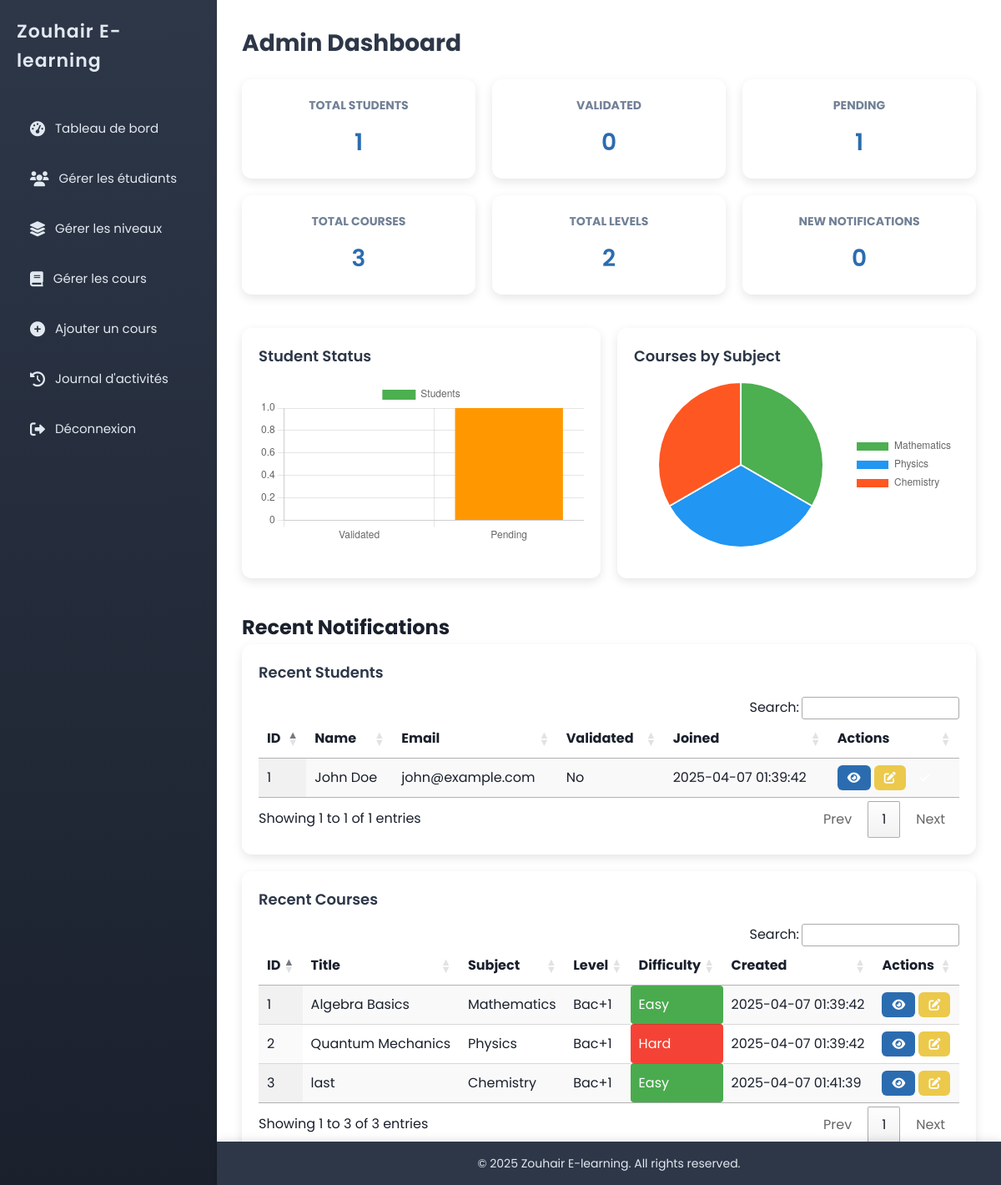
Page /admin/dashboard.php (signed in) on the committed database.
### tables this page shows
CREATE TABLE `students` (
  `id` int(11) NOT NULL,
  `username` varchar(50) NOT NULL,
  `password` varchar(50) NOT NULL,
  `full_name` varchar(100) NOT NULL,
  `email` varchar(100) NOT NULL,
  `phone` varchar(20) NOT NULL,
  `is_validated` tinyint(1) DEFAULT 0,
  `device_token` varchar(255) DEFAULT NULL,
  `created_at` timestamp NOT NULL DEFAULT current_timestamp()
);

CREATE TABLE `courses` (
  `id` int(11) NOT NULL,
  `title` varchar(100) NOT NULL,
  `subject_id` int(11) NOT NULL,
  `level_id` int(11) NOT NULL,
  `content_type` enum('pdf','video') NOT NULL,
  `content_path` varchar(255) NOT NULL,
  `image_path` varchar(255) DEFAULT NULL,
  `difficulty` enum('Easy','Medium','Hard') NOT NULL,
  `created_by` int(11) NOT NULL,
  `created_at` timestamp NOT NULL DEFAULT current_timestamp()
);

CREATE TABLE `subjects` (
  `id` int(11) NOT NULL,
  `name` varchar(50) NOT NULL,
  `level_id` int(11) DEFAULT NULL,
  `created_at` timestamp NOT NULL DEFAULT current_timestamp()
);

CREATE TABLE `levels` (
  `id` int(11) NOT NULL,
  `name` varchar(50) NOT NULL,
  `description` text DEFAULT NULL,
  `created_at` timestamp NOT NULL DEFAULT current_timestamp()
);

### admin/dashboard.php (the view, shortened to what this page needs)
<?php
require_once '../includes/config.php';
$admin_id = $_SESSION['admin_id'];
$total_students = $conn->query("SELECT COUNT(*) FROM students")->fetch_row()[0];
$validated_students = $conn->query("SELECT COUNT(*) FROM students WHERE is_validated = 1")->fetch_row()[0];
$pending_students = $total_students - $validated_students;
$total_courses = $conn->query("SELECT COUNT(*) FROM courses")->fetch_row()[0];
$total_levels = $conn->query("SELECT COUNT(*) FROM levels")->fetch_row()[0];
$notifications = $conn->query("SELECT COUNT(*) FROM notifications WHERE user_id = $admin_id AND user_role = 'admin' AND is_read = 0")->fetch_row()[0];
$recent_students = $conn->query("SELECT id, full_name, email, is_validated, created_at FROM students ORDER BY created_at DESC LIMIT 5");
$recent_courses = $conn->query("SELECT c.id, c.title, s.name AS subject, l.name AS level, c.difficulty, c.created_at FROM courses c JOIN subjects s ON c.subject_id = s.id JOIN levels l ON c.level_id = l.id ORDER BY c.created_at DESC LIMIT 5");
$subjects_data = $conn->query("SELECT s.name, COUNT(c.id) as count FROM subjects s LEFT JOIN courses c ON s.id = c.subject_id GROUP BY s.id");
$subjects_chart = [];
while ($row = $subjects_data->fetch_assoc()) {
    $subjects_chart[$row['name']] = $row['count'];
}
?>
<!DOCTYPE html>
<html lang="en">
<head>
    <link rel="stylesheet" href="../assets/css/admin.css">
    <link rel="stylesheet" href="https://cdn.datatables.net/1.11.5/css/jquery.dataTables.min.css">
</head>
<body>
    <?php include '../includes/header.php'; ?>
    <main class="dashboard">
        <h1>Admin Dashboard</h1>
        <section class="stats">
            <div class="stat-card"><h3>Total Students</h3><p><?php echo $total_students; ?></p></div>
            <div class="stat-card"><h3>Validated</h3><p><?php echo $validated_students; ?></p></div>
            <div class="stat-card"><h3>Pending</h3><p><a href="validate_student.php"><?php echo $pending_students; ?></a></p></div>
            <div class="stat-card"><h3>Total Courses</h3><p><?php echo $total_courses; ?></p></div>
            <div class="stat-card"><h3>Total Levels</h3><p><a href="manage_levels.php"><?php echo $total_levels; ?></a></p></div>
            <div class="stat-card"><h3>New Notifications</h3><p><?php echo $notifications; ?></p></div>
        </section>
        <section class="charts">
            <div class="chart-container"><h2>Student Status</h2><canvas id="studentChart"></canvas></div>
            <div class="chart-container"><h2>Courses by Subject</h2><canvas id="subjectChart"></canvas></div>
        </section>
        <section class="notifications">
            <h2>Recent Notifications</h2>
        </section>
        <section class="tables">
            <div class="table-container">
                <h2>Recent Students</h2>
                <table id="studentsTable" class="display">
                    <thead><tr><th>ID</th><th>Name</th><th>Email</th><th>Validated</th><th>Joined</th><th>Actions</th></tr></thead>
                    <tbody>
                        <?php while ($student = $recent_students->fetch_assoc()): ?>
                            <tr>
                                <td><?php echo $student['id']; ?></td>
                                <td><?php echo htmlspecialchars($student['full_name']); ?></td>
                                <td><?php echo htmlspecialchars($student['email']); ?></td>
                                <td><?php echo $student['is_validated'] ? 'Yes' : 'No'; ?></td>
                                <td><?php echo $student['created_at']; ?></td>
                                <td>
                                    <a href="view_student.php?id=<?php echo $student['id']; ?>" class="btn-action view"><i class="fas fa-eye"></i></a>
                                    <a href="edit_student.php?id=<?php echo $student['id']; ?>" class="btn-action edit"><i class="fas fa-edit"></i></a>
                                    <?php if (!$student['is_validated']): ?>
                                        <a href="validate_student.php?id=<?php echo $student['id']; ?>" class="btn-action validate"><i class="fas fa-check"></i></a>
                                    <?php endif; ?>
                                </td>
                            </tr>
                        <?php endwhile; ?>
                    </tbody>
                </table>
            </div>
            <div class="table-container">
                <h2>Recent Courses</h2>
                <table id="coursesTable" class="display">
                    <thead><tr><th>ID</th><th>Title</th><th>Subject</th><th>Level</th><th>Difficulty</th><th>Created</th><th>Actions</th></tr></thead>
                    <tbody>
                        <?php while ($course = $recent_courses->fetch_assoc()): ?>
                            <tr>
                                <td><?php echo $course['id']; ?></td>
                                <td><?php echo htmlspecialchars($course['title']); ?></td>
                                <td><?php echo htmlspecialchars($course['subject']); ?></td>
                                <td><?php echo htmlspecialchars($course['level']); ?></td>
                                <td class="difficulty-<?php echo strtolower($course['difficulty']); ?>"><?php echo $course['difficulty']; ?></td>
                                <td><?php echo $course['created_at']; ?></td>
                                <td>
                                    <a href="view_course.php?id=<?php echo $course['id']; ?>" class="btn-action view"><i class="fas fa-eye"></i></a>
                                    <a href="edit_course.php?id=<?php echo $course['id']; ?>" class="btn-action edit"><i class="fas fa-edit"></i></a>
                                </td>
                            </tr>
                        <?php endwhile; ?>
                    </tbody>
                </table>
            </div>
        </section>
    </main>
    <?php include '../includes/footer.php'; ?>
    <script>
        new Chart(document.getElementById('studentChart').getContext('2d'), {
            type: 'bar',
            data: {
                labels: ['Validated', 'Pending'],
                datasets: [{ label: 'Students', data: [<?php echo $validated_students; ?>, <?php echo $pending_students; ?>], backgroundColor: ['#4CAF50', '#FF9800'] }]
            },
            options: { scales: { y: { beginAtZero: true } }, animation: { duration: 1000, easing: 'easeInOutQuad' } }
        });
        new Chart(document.getElementById('subjectChart').getContext('2d'), {
            type: 'pie',
            data: {
                labels: [<?php echo "'" . implode("','", array_keys($subjects_chart)) . "'"; ?>],
                datasets: [{ data: [<?php echo implode(',', array_values($subjects_chart)); ?>], backgroundColor: ['#4CAF50', '#2196F3', '#FF5722'] }]
            },
            options: { plugins: { legend: { position: 'right' } }, animation: { animateRotate: true, duration: 1500 } }
        });
        $(document).ready(function() {
            $('#studentsTable, #coursesTable').DataTable({ pageLength: 5, lengthChange: false, searching: false });
            $('.stat-card').each(function(i) { $(this).delay(i * 200).fadeIn(500); });
        });
    </script>
</body>
</html>

### includes/header.php (shortened to what this page needs)
<?php
$role = isset($_SESSION['admin_id']) ? 'admin' : (isset($_SESSION['student_id']) ? 'student' : 'guest');
?>
<!DOCTYPE html>
<html lang="fr">
<head>
    <link rel="stylesheet" href="../assets/css/<?php echo $role === 'admin' ? 'admin' : 'student'; ?>.css">
    <link rel="stylesheet" href="https://cdnjs.cloudflare.com/ajax/libs/font-awesome/6.0.0-beta3/css/all.min.css">
</head>
<body>
    <aside class="sidebar">
        <div class="sidebar-header">
            <h2>Zouhair E-learning</h2>
        </div>
        <nav class="sidebar-nav">
            <ul>
                <?php if ($role === 'admin'): ?>
                    <li><a href="../admin/dashboard.php"><i class="fas fa-tachometer-alt"></i> <span>Tableau de bord</span></a></li>
                    <li><a href="../admin/manage_students.php"><i class="fas fa-users"></i> <span>Gérer les étudiants</span></a></li>
<li><a href="../admin/manage_levels.php"><i class="fas fa-layer-group"></i> <span>Gérer les niveaux</span></a></li>
                    <li><a href="../admin/manage_courses.php"><i class="fas fa-book"></i> <span>Gérer les cours</span></a></li>
                    <li><a href="../admin/add_course.php"><i class="fas fa-plus-circle"></i> <span>Ajouter un cours</span></a></li>
                    <li><a href="../admin/activity_logs.php"><i class="fas fa-history"></i> <span>Journal d'activités</span></a></li>
                    <li><a href="../logout.php"><i class="fas fa-sign-out-alt"></i> <span>Déconnexion</span></a></li>
                <?php endif; ?>
            </ul>
        </nav>
    </aside>
    <div class="main-content">

### includes/footer.php (shortened to what this page needs)
</div>
    <footer class="footer">
        <p>© <?php echo date('Y'); ?> Zouhair E-learning. All rights reserved.</p>
    </footer>
</body>
</html>

### assets/css/admin.css (style rules this page uses)
* { margin: 0; padding: 0; box-sizing: border-box; }
body { font-family: 'Poppins', sans-serif; background-color: #f0f2f5; color: #1a202c; display: flex; min-height: 100vh; line-height: 1.6; transition: opacity 0.2s ease; }
body, canvas, .pdf-container { user-select: none; -webkit-user-select: none; -moz-user-select: none; -ms-user-select: none; -webkit-user-drag: none; }
.sidebar { width: 260px; background: linear-gradient(180deg, #2d3748, #1a202c); color: #e2e8f0; position: fixed; height: 100%; padding: 20px; box-shadow: 4px 0 15px rgba(0, 0, 0, 0.2); transition: width 0.3s ease; }
.sidebar-header { display: flex; align-items: center; justify-content: center; margin-bottom: 40px; }
.sidebar-header h2 { font-size: 22px; font-weight: 600; letter-spacing: 1px; }
.sidebar-nav ul { list-style: none; }
.sidebar-nav ul li { margin-bottom: 12px; }
.sidebar-nav ul li a { color: #e2e8f0; text-decoration: none; display: flex; align-items: center; padding: 12px 16px; border-radius: 8px; transition: all 0.3s ease; font-size: 15px; }
.sidebar-nav ul li a i { margin-right: 12px; font-size: 18px; }
.main-content { margin-left: 260px; padding: 30px; width: calc(100% - 260px); background-color: #fff; min-height: 100vh; position: relative; }
.dashboard h1 { font-size: 28px; font-weight: 700; color: #2d3748; margin-bottom: 20px; }
.stats { display: grid; grid-template-columns: repeat(auto-fit, minmax(220px, 1fr)); gap: 20px; margin-bottom: 40px; }
.stat-card { background: #fff; padding: 20px; border-radius: 12px; box-shadow: 0 4px 12px rgba(0, 0, 0, 0.1); text-align: center; transition: transform 0.3s ease; }
.stat-card h3 { font-size: 14px; color: #718096; margin-bottom: 12px; text-transform: uppercase; }
.stat-card p { font-size: 28px; font-weight: 600; color: #2b6cb0; }
.charts { display: grid; grid-template-columns: 1fr 1fr; gap: 20px; margin-bottom: 40px; }
.chart-container { background: #fff; padding: 20px; border-radius: 12px; box-shadow: 0 4px 12px rgba(0, 0, 0, 0.1); height: 300px; }
.chart-container h2 { font-size: 18px; color: #2d3748; margin-bottom: 15px; font-weight: 600; }
.chart-container canvas { max-height: 200px; }
.tables { display: grid; grid-template-columns: 1fr; gap: 20px; }
.table-container { background: #fff; padding: 20px; border-radius: 12px; box-shadow: 0 4px 12px rgba(0, 0, 0, 0.1); }
.table-container h2 { font-size: 18px; color: #2d3748; margin-bottom: 15px; font-weight: 600; }
.btn-action { padding: 6px 12px; border: none; border-radius: 6px; cursor: pointer; font-size: 12px; color: #fff; text-decoration: none; display: inline-flex; align-items: center; justify-content: center; transition: all 0.3s ease; min-width: 30px; height: 30px; }
.btn-action i { font-size: 14px; }
.btn-action.view { background-color: #2b6cb0; }
.btn-action.edit { background-color: #ecc94b; }
.footer { background: #2d3748; color: #e2e8f0; text-align: center; padding: 15px; position: fixed; bottom: 0; width: calc(100% - 260px); margin-left: 260px; font-size: 14px; box-shadow: 0 -2px 10px rgba(0, 0, 0, 0.1); }
.difficulty-easy { background: #4CAF50; color: white; padding: 2px 8px; border-radius: 4px; }
.difficulty-hard { background: #F44336; color: white; padding: 2px 8px; border-radius: 4px; }
.stat-card a { color: #2b6cb0; text-decoration: none; }

### rows in the picture
students: id "1", full_name "John Doe", email "john@example.com", is_validated "No", created_at "2025-04-07 01:39:42"
courses: id "3", title "last", subject.name "Chemistry", level.name "Bac+1", difficulty "Easy", created_at "2025-04-07 01:41:39"
courses: id "1", title "Algebra Basics", subject.name "Mathematics", level.name "Bac+1", difficulty "Easy", created_at "2025-04-07 01:39:42"
courses: id "2", title "Quantum Mechanics", subject.name "Physics", level.name "Bac+1", difficulty "Hard", created_at "2025-04-07 01:39:42"

### other values in the picture
$total_students "1"
$validated_students "0"
$pending_students "1"
$total_courses "3"
$total_levels "2"
$notifications "0"
chart data {{ $validated_students }} 0
chart data {{ $pending_students }} 1
chart data {{ implode("','", array_keys($subjects_chart)) }} Mathematics','Physics','Chemistry
chart data {{ implode(',', array_values($subjects_chart)) }} 1,1,1
